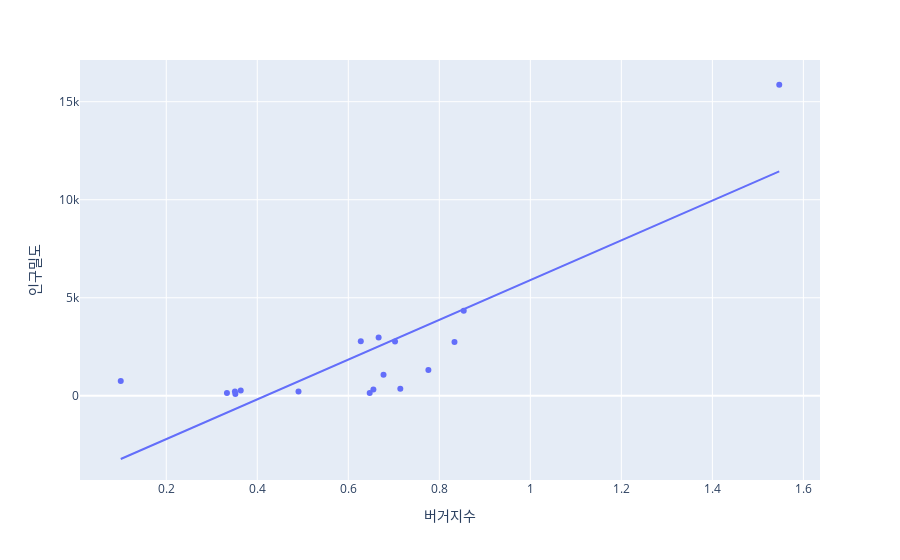

Notebook source saved alongside this figure:
### Code cell
px.scatter(nstore_pop_df, x='버거지수', y='인구밀도', trendline='ols', hover_name='행정구역')

### Figure 1 — Plotly figure (JSON) as saved in the notebook; plotly's stock layout.template omitted (floating-point values rounded to 4 significant figures)
{"data": [{"hovertemplate": "<b>%{hovertext}</b><br><br>버거지수=%{x}<br>인구밀도=%{y}<extra></extra>", "hovertext": ["강원도", "경기도", "경상남도", "경상북도", "광주광역시", "대구광역시", "대전광역시", "부산광역시", "서울특별시", "세종특별자치시", "울산광역시", "인천광역시", "전라남도", "전라북도", "제주특별자치도", "충청남도", "충청북도"], "legendgroup": "", "marker": {"color": "#636efa", "symbol": "circle"}, "mode": "markers", "name": "", "orientation": "v", "showlegend": false, "type": "scatter", "x": [0.3519, 0.776, 0.6552, 0.6471, 0.6667, 0.8333, 0.6275, 0.8537, 1.547, 0.1, 0.6774, 0.7027, 0.3333, 0.4906, 0.7143, 0.3636, 0.3509], "xaxis": "x", "y": [90, 1315, 318, 140, 2969, 2738, 2780, 4342, 15865, 750, 1073, 2770, 143, 222, 362, 267, 220], "yaxis": "y"}, {"hovertemplate": "<b>OLS trendline</b><br>인구밀도 = 10141.8 * 버거지수 + -4238.97<br>R<sup>2</sup>=0.713864<br><br>버거지수=%{x}<br>인구밀도=%{y} <b>(trend)</b><extra></extra>", "legendgroup": "", "marker": {"color": "#636efa", "symbol": "circle"}, "mode": "lines", "name": "", "showlegend": false, "type": "scatter", "x": [0.1, 0.3333, 0.3509, 0.3519, 0.3636, 0.4906, 0.6275, 0.6471, 0.6552, 0.6667, 0.6774, 0.7027, 0.7143, 0.776, 0.8333, 0.8537, 1.547], "xaxis": "x", "y": [-3225.0, -858.4, -680.4, -670.5, -551.0, 736.3, 2125.0, 2323.0, 2406.0, 2522.0, 2631.0, 2888.0, 3005.0, 3631.0, 4213.0, 4419.0, 11450.0], "yaxis": "y"}], "layout": {"legend": {"tracegroupgap": 0}, "margin": {"t": 60}, "xaxis": {"anchor": "y", "domain": [0, 1], "title": {"text": "버거지수"}}, "yaxis": {"anchor": "x", "domain": [0, 1], "title": {"text": "인구밀도"}}}}
